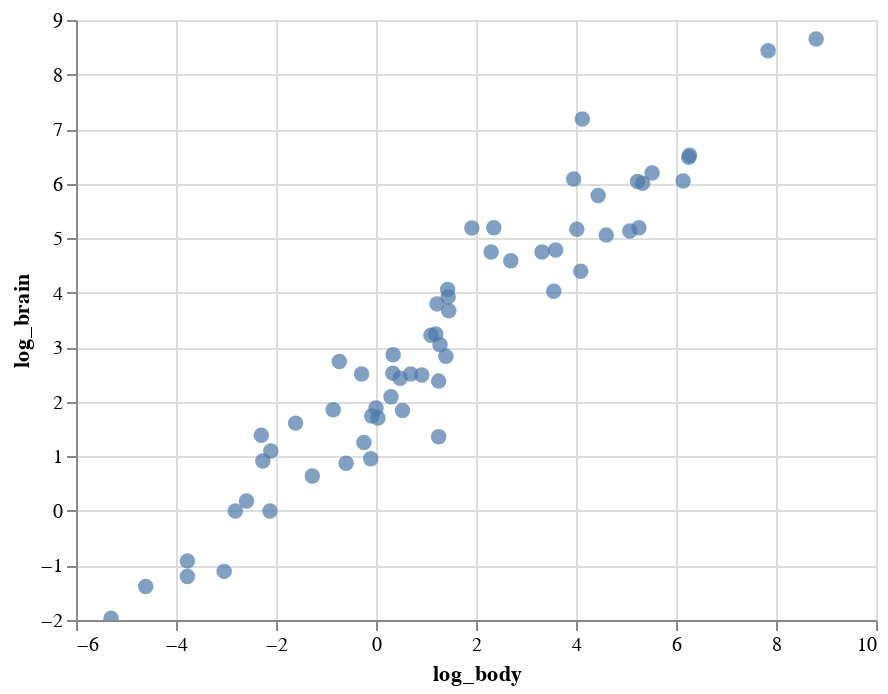

This figure's notebook cell:
### Code cell
alt.Chart(mammals).mark_circle(size=60).encode(
    x='log_body',
    y='log_brain'
).interactive()

### Figure 1 — Vega-Lite specification as saved in the notebook (floating-point values rounded to 4 significant figures)
{"config": {"view": {"width": 400, "height": 300}, "mark": {"tooltip": null}}, "data": {"name": "data-930335f6d9dda749d00c28c91dad45b4"}, "mark": {"type": "circle", "size": 60}, "encoding": {"x": {"type": "quantitative", "field": "log_body"}, "y": {"type": "quantitative", "field": "log_brain"}}, "selection": {"selector005": {"type": "interval", "bind": "scales", "encodings": ["x", "y"]}}, "$schema": "https://vega.github.io/schema/vega-lite/v3.4.0.json", "datasets": {"data-930335f6d9dda749d00c28c91dad45b4": [{"Mammal": "Arctic fox", "body": 3.385, "brain": 44.5, "log_body": 1.219, "log_brain": 3.795}, {"Mammal": "Owl monkey", "body": 0.48, "brain": 15.5, "log_body": -0.734, "log_brain": 2.741}, {"Mammal": "Mountain beaver", "body": 1.35, "brain": 8.1, "log_body": 0.3001, "log_brain": 2.092}, {"Mammal": "Cow", "body": 465, "brain": 423, "log_body": 6.142, "log_brain": 6.047}, {"Mammal": "Grey wolf", "body": 36.33, "brain": 119.5, "log_body": 3.593, "log_brain": 4.783}, {"Mammal": "Goat", "body": 27.66, "brain": 115, "log_body": 3.32, "log_brain": 4.745}, {"Mammal": "Roe deer", "body": 14.83, "brain": 98.2, "log_body": 2.697, "log_brain": 4.587}, {"Mammal": "Guinea pig", "body": 1.04, "brain": 5.5, "log_body": 0.03922, "log_brain": 1.705}, {"Mammal": "Verbet", "body": 4.19, "brain": 58, "log_body": 1.433, "log_brain": 4.06}, {"Mammal": "Chinchilla", "body": 0.425, "brain": 6.4, "log_body": -0.8557, "log_brain": 1.856}, {"Mammal": "Ground squirrel", "body": 0.101, "brain": 4, "log_body": -2.293, "log_brain": 1.386}, {"Mammal": "Arctic ground squirrel", "body": 0.92, "brain": 5.7, "log_body": -0.08338, "log_brain": 1.74}, {"Mammal": "African giant pouched rat", "body": 1, "brain": 6.6, "log_body": 0, "log_brain": 1.887}, {"Mammal": "Lesser short-tailed shrew", "body": 0.005, "brain": 0.14, "log_body": -5.298, "log_brain": -1.966}, {"Mammal": "Star-nosed mole", "body": 0.06, "brain": 1, "log_body": -2.813, "log_brain": 0}, {"Mammal": "Nine-banded armadillo", "body": 3.5, "brain": 10.8, "log_body": 1.253, "log_brain": 2.38}, {"Mammal": "Tree hyrax", "body": 2, "brain": 12.3, "log_body": 0.6931, "log_brain": 2.51}, {"Mammal": "N.A. opossum", "body": 1.7, "brain": 6.3, "log_body": 0.5306, "log_brain": 1.841}, {"Mammal": "Asian elephant", "body": 2547, "brain": 4603, "log_body": 7.843, "log_brain": 8.434}, {"Mammal": "Big brown bat", "body": 0.023, "brain": 0.3, "log_body": -3.772, "log_brain": -1.204}, {"Mammal": "Donkey", "body": 187.1, "brain": 419, "log_body": 5.232, "log_brain": 6.038}, {"Mammal": "Horse", "body": 521, "brain": 655, "log_body": 6.256, "log_brain": 6.485}, {"Mammal": "European hedgehog", "body": 0.785, "brain": 3.5, "log_body": -0.2421, "log_brain": 1.253}, {"Mammal": "Patas monkey", "body": 10, "brain": 115, "log_body": 2.303, "log_brain": 4.745}, {"Mammal": "Cat", "body": 3.3, "brain": 25.6, "log_body": 1.194, "log_brain": 3.243}, {"Mammal": "Galago", "body": 0.2, "brain": 5, "log_body": -1.609, "log_brain": 1.609}, {"Mammal": "Genet", "body": 1.41, "brain": 17.5, "log_body": 0.3436, "log_brain": 2.862}, {"Mammal": "Giraffe", "body": 529, "brain": 680, "log_body": 6.271, "log_brain": 6.522}, {"Mammal": "Gorilla", "body": 207, "brain": 406, "log_body": 5.333, "log_brain": 6.006}, {"Mammal": "Grey seal", "body": 85, "brain": 325, "log_body": 4.443, "log_brain": 5.784}, {"Mammal": "Rock hyrax-a", "body": 0.75, "brain": 12.3, "log_body": -0.2877, "log_brain": 2.51}, {"Mammal": "Human", "body": 62, "brain": 1320, "log_body": 4.127, "log_brain": 7.185}, {"Mammal": "African elephant", "body": 6654, "brain": 5712, "log_body": 8.803, "log_brain": 8.65}, {"Mammal": "Water opossum", "body": 3.5, "brain": 3.9, "log_body": 1.253, "log_brain": 1.361}, {"Mammal": "Rhesus monkey", "body": 6.8, "brain": 179, "log_body": 1.917, "log_brain": 5.187}, {"Mammal": "Kangaroo", "body": 35, "brain": 56, "log_body": 3.555, "log_brain": 4.025}, {"Mammal": "Yellow-bellied marmot", "body": 4.05, "brain": 17, "log_body": 1.399, "log_brain": 2.833}, {"Mammal": "Golden hamster", "body": 0.12, "brain": 1, "log_body": -2.12, "log_brain": 0}, {"Mammal": "Mouse", "body": 0.023, "brain": 0.4, "log_body": -3.772, "log_brain": -0.9163}, {"Mammal": "Little brown bat", "body": 0.01, "brain": 0.25, "log_body": -4.605, "log_brain": -1.386}, {"Mammal": "Slow loris", "body": 1.4, "brain": 12.5, "log_body": 0.3365, "log_brain": 2.526}, {"Mammal": "Okapi", "body": 250, "brain": 490, "log_body": 5.521, "log_brain": 6.194}, {"Mammal": "Rabbit", "body": 2.5, "brain": 12.1, "log_body": 0.9163, "log_brain": 2.493}, {"Mammal": "Sheep", "body": 55.5, "brain": 175, "log_body": 4.016, "log_brain": 5.165}, {"Mammal": "Jaguar", "body": 100, "brain": 157, "log_body": 4.605, "log_brain": 5.056}, {"Mammal": "Chimpanzee", "body": 52.16, "brain": 440, "log_body": 3.954, "log_brain": 6.087}, {"Mammal": "Baboon", "body": 10.55, "brain": 179.5, "log_body": 2.356, "log_brain": 5.19}, {"Mammal": "Desert hedgehog", "body": 0.55, "brain": 2.4, "log_body": -0.5978, "log_brain": 0.8755}, {"Mammal": "Giant armadillo", "body": 60, "brain": 81, "log_body": 4.094, "log_brain": 4.394}, {"Mammal": "Rock hyrax-b", "body": 3.6, "brain": 21, "log_body": 1.281, "log_brain": 3.045}, {"Mammal": "Raccoon", "body": 4.288, "brain": 39.2, "log_body": 1.456, "log_brain": 3.669}, {"Mammal": "Rat", "body": 0.28, "brain": 1.9, "log_body": -1.273, "log_brain": 0.6419}, {"Mammal": "E. American mole", "body": 0.075, "brain": 1.2, "log_body": -2.59, "log_brain": 0.1823}, {"Mammal": "Mole rat", "body": 0.122, "brain": 3, "log_body": -2.104, "log_brain": 1.099}, {"Mammal": "Musk shrew", "body": 0.048, "brain": 0.33, "log_body": -3.037, "log_brain": -1.109}, {"Mammal": "Pig", "body": 192, "brain": 180, "log_body": 5.257, "log_brain": 5.193}, {"Mammal": "Echidna", "body": 3, "brain": 25, "log_body": 1.099, "log_brain": 3.219}, {"Mammal": "Brazilian tapir", "body": 160, "brain": 169, "log_body": 5.075, "log_brain": 5.13}, {"Mammal": "Tenrec", "body": 0.9, "brain": 2.6, "log_body": -0.1054, "log_brain": 0.9555}, {"Mammal": "Phalanger", "body": 1.62, "brain": 11.4, "log_body": 0.4824, "log_brain": 2.434}, {"Mammal": "Tree shrew", "body": 0.104, "brain": 2.5, "log_body": -2.263, "log_brain": 0.9163}, {"Mammal": "Red fox", "body": 4.235, "brain": 50.4, "log_body": 1.443, "log_brain": 3.92}]}}
